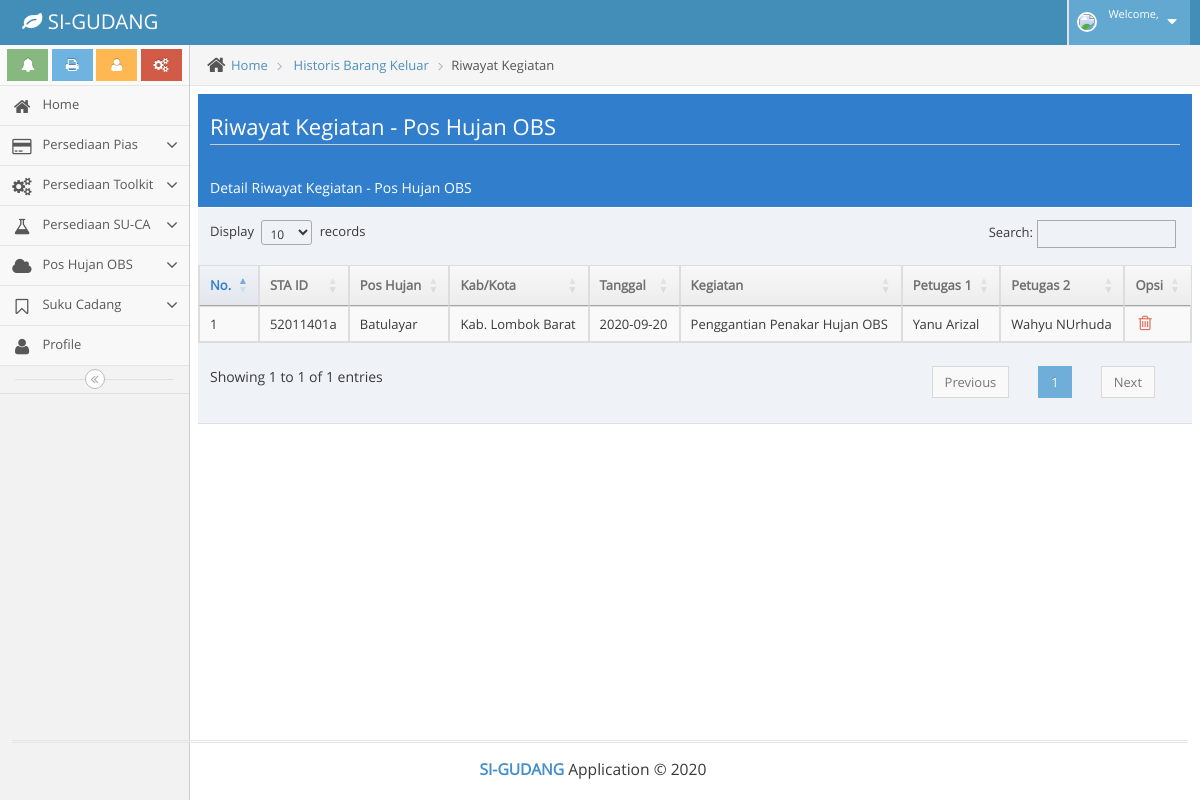
Page /index.php/riwayatpos on the committed database.
### tables this page shows
CREATE TABLE `brgklr_phujan` (
  `id_barang_keluar` char(50) NOT NULL,
  `user_id` int(11) NOT NULL,
  `barang_id` char(30) NOT NULL,
  `jumlah_keluar` bigint(20) NOT NULL,
  `tanggal_keluar` date NOT NULL,
  `sta_id` char(30) NOT NULL,
  `tujuan` varchar(225) NOT NULL,
  `petugas_1` varchar(30) NOT NULL,
  `petugas_2` varchar(30) NOT NULL
);

CREATE TABLE `tbl_poshujan` (
  `id_sta` char(16) NOT NULL,
  `nama_pos` varchar(60) NOT NULL,
  `wilayah` varchar(60) NOT NULL,
  `pengamat` varchar(40) NOT NULL,
  `no_hp` varchar(50) NOT NULL,
  `koor` varchar(30) NOT NULL,
  `keterangan` varchar(225) NOT NULL
);

### application/controllers/Riwayatpos.php (called while the page is built, shortened)
<?php
class  Riwayatpos extends CI_Controller
{
    public function __construct()
    {
        $this->load->helper('url');
        $this->load->helper('form');
        $this->load->model('Phobs_model', 'obsm');
        $this->load->library('form_validation');
    }
    public function index ()
    {
        $data['title'] = 'Riwayat Kegiatan Pos Hujan';
        $data['user'] = $this->db->get_where('user', ['email' => $this->session->userdata('email')]) -> row_array();
        $this->load->library('session');
         $data['riwayat'] = $this->obsm->getBarangKeluar();
        $this->load->view('user/riwayat_pos', $data);
    }
}

### index.php (called while the page is built, shortened)
<?php
require_once BASEPATH.'core/CodeIgniter.php';

### application/models/Phobs_model.php (called while the page is built, shortened)
<?php
class Phobs_model extends CI_Model
{
    public function getBarangKeluar($limit = null, $kode_brg = null, $range = null)
    {
        $this->db->select('*');
        $this->db->join('user u', 'bk.user_id = u.id');
         $this->db->join('tbl_poshujan p', 'bk.sta_id = p.id_sta');
        $this->db->join('master_phujan b', 'bk.barang_id = b.kode_brg');
        $this->db->order_by('id_barang_keluar', 'DESC');
        return $this->db->get('brgklr_phujan bk')->result_array();
    }
}

### application/views/user/riwayat_pos.php (the view, shortened to what this page needs)
<!DOCTYPE html>
<html lang="en">
	<body class="no-skin">
		<div class="main-container" id="main-container">
			</div>
			<div class="main-content">
				<div class="main-content-inner">
					<div class="breadcrumbs" id="breadcrumbs">
						<ul class="breadcrumb">
							<li>
								<i class="ace-icon fa fa-home home-icon"></i>
								<a href="<?= base_url ('user') ;?>">Home</a>
							</li>
							<li>
								<a href="<?= base_url ('C_obskeluar') ;?>">Historis Barang Keluar</a>
							</li>
							<li class="active">Riwayat Kegiatan</li>
						</ul>
					</div>
					<div class="page-content">
								<div class="row">
									<div class="col-xs-12">
										<h3 class="header  white">Riwayat Kegiatan - Pos Hujan OBS</h3>
										</div>
										<div class="clearfix">
										<div class="table-header">
											Detail Riwayat Kegiatan - Pos Hujan OBS
										</div>
										<div>
											<table id="example" class="table table-striped table-bordered table-hover">
												<thead>
													<tr>
														<th>No. </th>
									                    <th>STA ID</th>
									                    <th>Pos Hujan</th>
									                    <th>Kab/Kota</th>
									                    <th>Tanggal</th>
									                    <th>Kegiatan</th>
									                    <th>Petugas 1</th>
									                    <th>Petugas 2</th>
														<th >Opsi</th>
													</tr>
												</thead>
												<tbody>
													<tr>
									               <?php $i = 1;
									                    foreach ($riwayat as $r) :
									                        ?>
														 <td><?= $i;?></td>
							                            <td><?= $r['sta_id']; ?></td>
							                            <td><?= $r['nama_pos']; ?></td>
							                            <td><?= $r['wilayah']; ?></td>
							                            <td><?= $r['tanggal_keluar']; ?></td>
							                            <td><?= $r['tujuan']; ?></td>
							                            <td><?= $r['petugas_1']; ?></td>
							                            <td><?= $r['petugas_2']; ?></td>
														<td>
															<div class="hidden-sm hidden-xs action-buttons">
																<a class="red" >
																	<i class="ace-icon fa fa-trash-o bigger-130"></i>
																</a>
															</div>
														</td>
													</tr>
														 <?php $i++; ?>
													<?php endforeach; ?>
												</tbody>
											</table>
										</div>
									</div>
								</div>
											</div>
										</div>
									</div>
								</div>
						<div class="row">
							<div class="col-xs-12">
							</div>
						</div>
		<div class="footer">
				<div class="footer-inner">
					<div class="footer-content">
						<span class="bigger-120">
							<span class="blue bolder">SI-GUDANG</span>
							Application &copy;  <?= date ('Y'); ?>
						</span>
					</div>
				</div>
			</div>
		<link rel="stylesheet" href="<?= base_url('assets/') ;?>css/ace.onpage-help.css" >
		<link rel="stylesheet" href="<?= base_url('assets/') ;?>docs/assets/js/themes/sunburst.css" >
	</body>
</html>

### rows in the picture
brgklr_phujan: sta "52011401a", tbl_poshujan.nama_pos "Batulayar", tbl_poshujan.wilayah "Kab. Lombok Barat", tanggal_keluar "2020-09-20", tujuan "Penggantian Penakar Hujan OBS", petugas_1 "Yanu Arizal", petugas_2 "Wahyu NUrhuda"

### other values in the picture
date ('Y') "2020"
